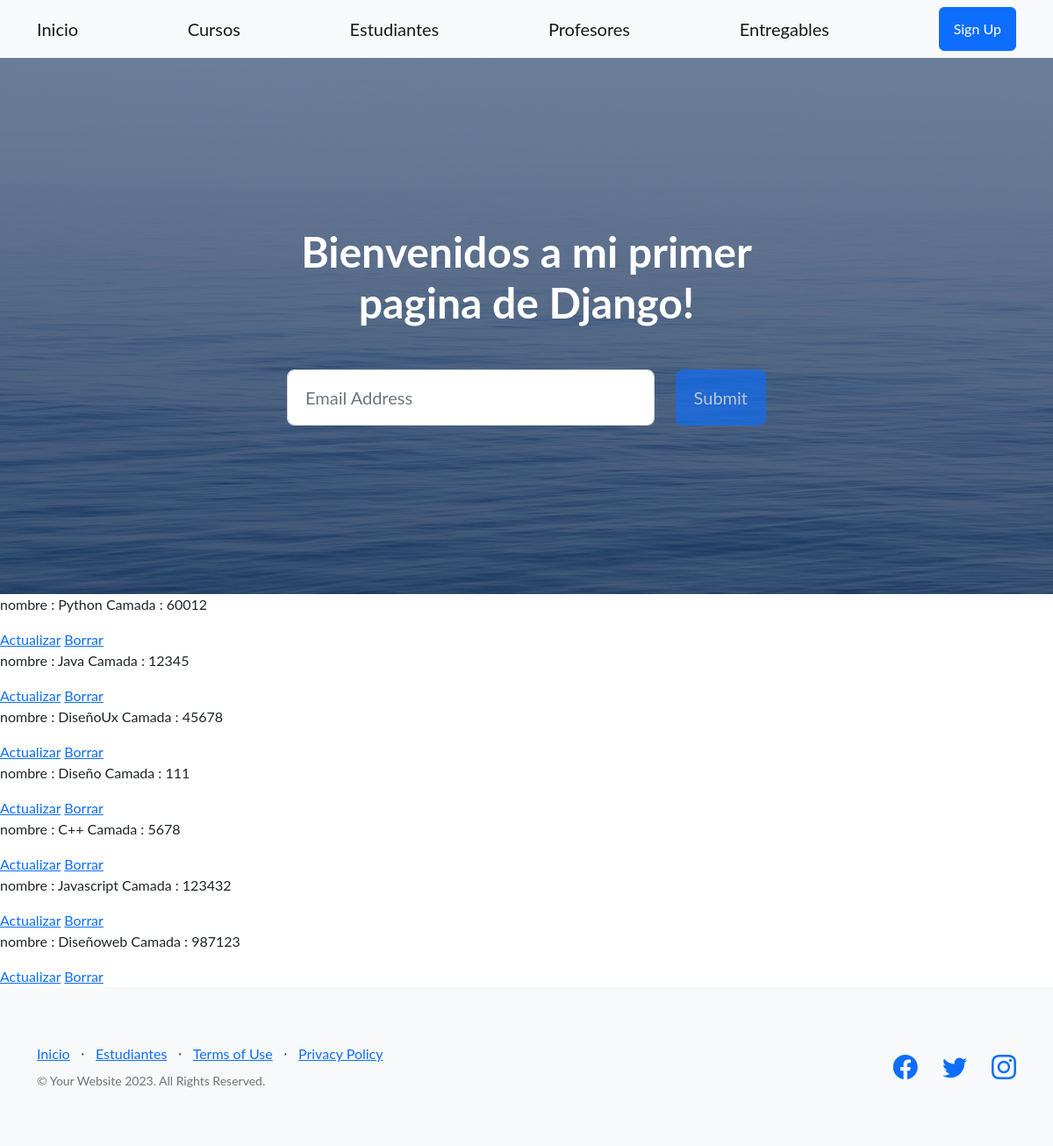
The app's page /appcoder/listar/, older data.
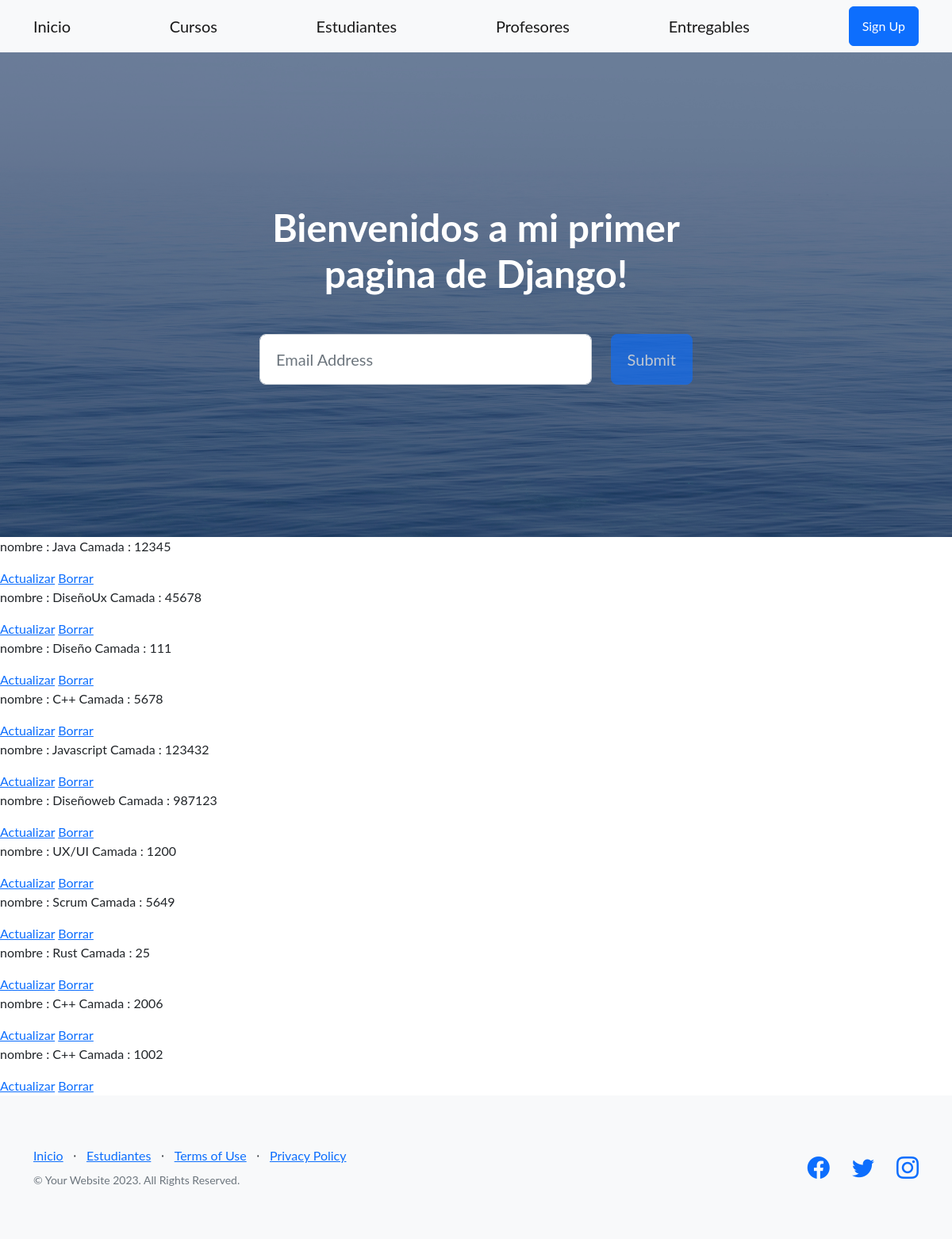
The same page, newer data.
### appcoder/models.py (models this page shows, shortened)
class Curso(models.Model):
    nombre = models.CharField(max_length=30)
    comision = models.IntegerField()

### appcoder/views.py (the view)
# urls.py: path('listar/', CursoListview.as_view(), name="ListarCursos"),
class CursoListview(ListView):
    model = Curso
    context_object_name = "cursos"
    template_name = "appcoder/listar.html"

### appcoder/templates/appcoder/listar.html (shortened to what this page needs)
{% extends 'appcoder/padre.html' %}
{% load static %}
{% block contenidoquecambia %}
    {% for curso in cursos %}
        <p> nombre : {{curso.nombre}} Camada : {{curso.comision}}  </p>
        <a href="{% url 'ActualizarCurso' curso.pk %}"> Actualizar</a>
        <a href="{% url 'DeleteCurso' curso.pk %}"> Borrar</a>
    {% endfor%}
{% endblock contenidoquecambia%}

### appcoder/templates/appcoder/padre.html (shortened to what this page needs)
{% load static %}
<!DOCTYPE html>
<html lang="en">
    <head>
        <link href="https://cdn.jsdelivr.net/npm/bootstrap-icons@1.5.0/font/bootstrap-icons.css" rel="stylesheet" type="text/css" />
        <link href="{% static 'appcoder/css/styles.css' %}" rel="stylesheet" />
    </head>
    <body>
        <nav class="navbar navbar-light bg-light static-top">
            <div class="container">
                <a class="navbar-brand" href="{% url 'inicio' %}">Inicio</a>
                <a class="navbar-brand" href="{% url 'cursos' %}">Cursos</a>
                <a class="navbar-brand" href="{% url 'estudiantes' %}">Estudiantes</a>
                <a class="navbar-brand" href="{% url 'profesores' %}">Profesores</a>
                <a class="navbar-brand" href="{% url 'entregables' %}">Entregables</a>
                <a class="btn btn-primary" href="#signup">Sign Up</a>
            </div>
        </nav>
        <header class="masthead">
            <div class="container position-relative">
                <div class="row justify-content-center">
                    <div class="col-xl-6">
                        <div class="text-center text-white">
                            <h1 class="mb-5">Bienvenidos a mi primer pagina de Django!</h1>
                            <form class="form-subscribe" id="contactForm" data-sb-form-api-token="API_TOKEN">
                                <div class="row">
                                    <div class="col">
                                        <input class="form-control form-control-lg" id="emailAddress" type="email" placeholder="Email Address" data-sb-validations="required,email" />
                                    </div>
                                    <div class="col-auto"><button class="btn btn-primary btn-lg disabled" id="submitButton" type="submit">Submit</button></div>
                                </div>
                            </form>
                        </div>
                    </div>
                </div>
            </div>
        </header>
        {% block contenidoquecambia %}
        {% endblock %}
        <footer class="footer bg-light">
            <div class="container">
                <div class="row">
                    <div class="col-lg-6 h-100 text-center text-lg-start my-auto">
                        <ul class="list-inline mb-2">
                            <li class="list-inline-item"><a href="pagina-inicio">Inicio</a></li>
                            <li class="list-inline-item">⋅</li>
                            <li class="list-inline-item"><a href="pagina-estudiantes">Estudiantes</a></li>
                            <li class="list-inline-item">⋅</li>
                            <li class="list-inline-item"><a href="#!">Terms of Use</a></li>
                            <li class="list-inline-item">⋅</li>
                            <li class="list-inline-item"><a href="#!">Privacy Policy</a></li>
                        </ul>
                        <p class="text-muted small mb-4 mb-lg-0">&copy; Your Website 2023. All Rights Reserved.</p>
                    </div>
                    <div class="col-lg-6 h-100 text-center text-lg-end my-auto">
                        <ul class="list-inline mb-0">
                            <li class="list-inline-item me-4">
                                <a href="#!"><i class="bi-facebook fs-3"></i></a>
                            </li>
                            <li class="list-inline-item me-4">
                                <a href="#!"><i class="bi-twitter fs-3"></i></a>
                            </li>
                            <li class="list-inline-item">
                                <a href="#!"><i class="bi-instagram fs-3"></i></a>
                            </li>
                        </ul>
                    </div>
                </div>
            </div>
        </footer>
    </body>
</html>

Row changes from the older to the newer data that the page shows:
removed Curso: nombre "Python", comision "60012"
added Curso: nombre "UX/UI", comision "1200"
added Curso: nombre "Scrum", comision "5649"
added Curso: nombre "Rust", comision "25"
added Curso: nombre "C++", comision "2006"
added Curso: nombre "C++", comision "1002"
